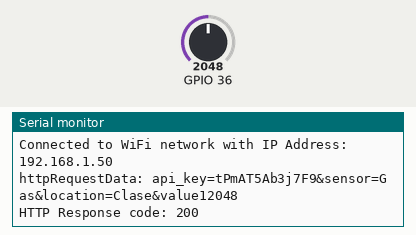
Recording of a sketch running on a simulated ESP32. On the bench: the last lines printed to the serial monitor. The inputs (shaded band) are chosen by the test bench; at power-on: GPIO 36 = 2048. WiFi joins after 1.5 s; servers stay silent unless stated; uploads are accepted with an empty reply.

Above: at 2.7 s.
2.8 s: GPIO 36 set to 2866
At 4.87 s:
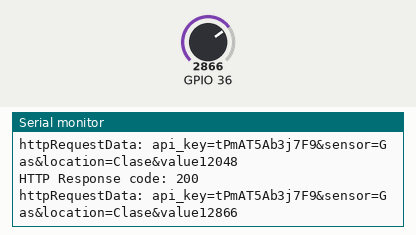
6.9 s: GPIO 36 set to 3603
At 8.5 s:
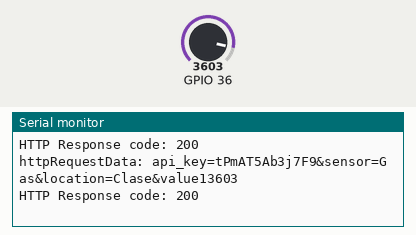
Timing chart, 0 to 10.0 s (numbered marks = the images above; inputs shaded):
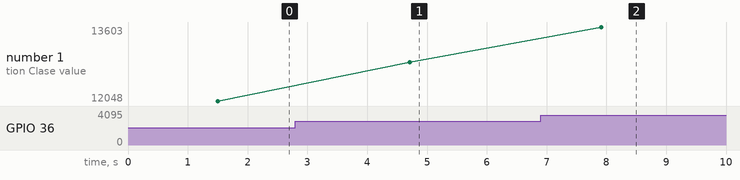

The sketch:

DatosESP32.ino
```cpp
#include <WiFi.h>
  #include <HTTPClient.h>

int value1;

// Replace with your network credentials
const char* ssid     = "JISA.COM";
const char* password = "Mr.Robot22";

// REPLACE with your Domain name and URL path or IP address with path
const char* serverName = "http://192.168.0.104/ESP32/data.php";

// Keep this API Key value to be compatible with the PHP code provided in the project page.
// If you change the apiKeyValue value, the PHP file /post-esp-data.php also needs to have the same key
String apiKeyValue = "tPmAT5Ab3j7F9";

String location = "Clase";
String sensor = "Gas";

void setup() {
  Serial.begin(115200);

  WiFi.begin(ssid, password);
  Serial.println("Connecting");
  while(WiFi.status() != WL_CONNECTED) {
    delay(500);
    Serial.print(".");

  Serial.println("");
  Serial.print("Connected to WiFi network with IP Address: ");
  Serial.println(WiFi.localIP());
  }
}

void loop()
{
  // Clears the trigPin
  value1 = analogRead(A0);


  //Check WiFi connection status
  if(WiFi.status()== WL_CONNECTED){
    WiFiClient client;
    HTTPClient http;

    // Your Domain name with URL path or IP address with path
    http.begin(client, serverName);

    // Specify content-type header
    http.addHeader("Content-Type", "application/x-www-form-urlencoded");

    // Prepare your HTTP POST request data
    String httpRequestData = "api_key=" + apiKeyValue + "&sensor=" + sensor
                          + "&location=" + location +  "&value1" + value1;
    Serial.print("httpRequestData: ");
    Serial.println(httpRequestData);


    // Send HTTP POST request
    int httpResponseCode = http.POST(httpRequestData);

    if (httpResponseCode>0) {
      Serial.print("HTTP Response code: ");
      Serial.println(httpResponseCode);
    }
    else {
      Serial.print("Error code: ");
      Serial.println(httpResponseCode);

    // Free resources
    http.end();
    }
  }
  else {
    Serial.println("WiFi Disconnected");
  }
  //Send an HTTP POST request every 30 seconds
  delay(3000);

}
```

Measured:
- after the input at 2.8 s, the serial monitor: prints a new line after 1.9 s (image 1)
- after the input at 6.9 s, the serial monitor: prints a new line after 1.0 s (image 2)
- plotted number 1: 12048 → 12866 after the input at 2.8 s, 12866 → 13603 after the input at 6.9 s
